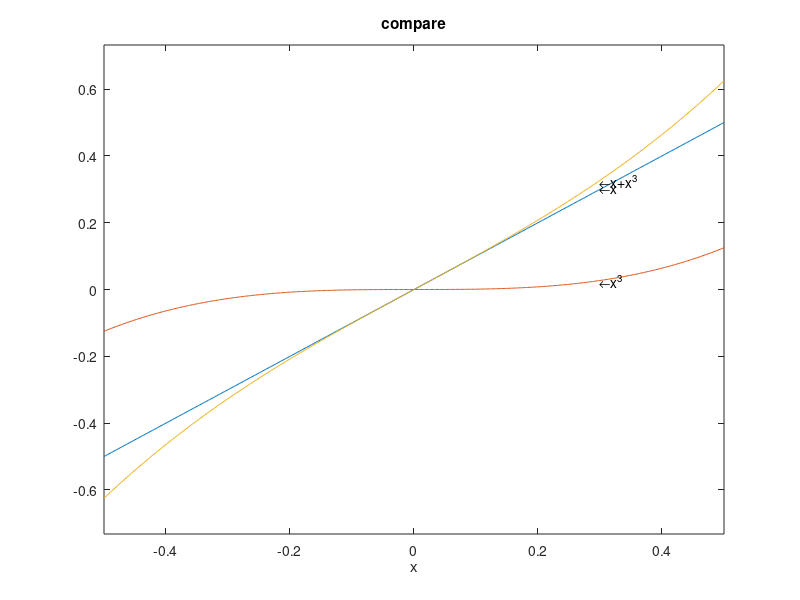

The MATLAB source for this figure:
ezplot('x',[-0.5,0.5]),
hold on;
ezplot('x.^3',[-0.5,0.5]),
hold on;
ezplot('x+x.^3',[-0.5,0.5]);
title('compare');

text(0.3,0.3,'\leftarrowx');
text(0.3,0.3^3,'\leftarrowx^3');
text(0.3,0.3+0.3^3,'\leftarrowx+x^3');